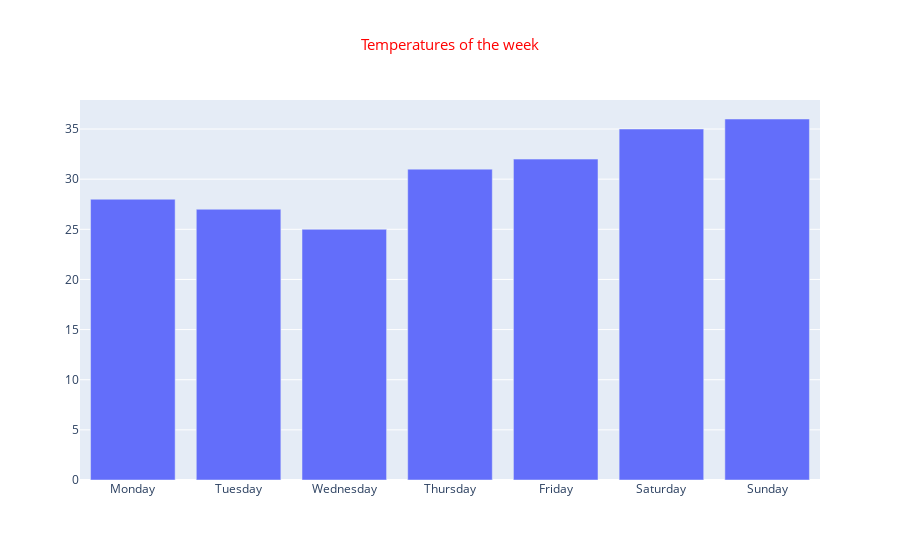

The cell this chart's notebook holds for it:
### Code cell
import plotly.graph_objects as go

figure_config = dict({
    'data': [{
        'type': 'bar',
        'x': ['Monday', 'Tuesday', 'Wednesday', 'Thursday', 'Friday', 'Saturday', 'Sunday'],
        'y': [28, 27, 25, 31, 32, 35, 36]
    }],
    'layout': {
        'title': {
            'text': 'Temperatures of the week',
            'x': 0.5,
            'font': {'color': 'red', 'size': 15}
        }
    }
})
fig = go.Figure(figure_config)
fig.show()

### Figure 1 — Plotly figure (JSON) as saved in the notebook; plotly's stock layout.template omitted (floating-point values rounded to 4 significant figures)
{"data": [{"type": "bar", "x": ["Monday", "Tuesday", "Wednesday", "Thursday", "Friday", "Saturday", "Sunday"], "y": [28, 27, 25, 31, 32, 35, 36]}], "layout": {"autosize": true, "title": {"font": {"color": "red", "size": 15}, "text": "Temperatures of the week", "x": 0.5}, "xaxis": {"autorange": true, "range": [-0.5, 6.5], "type": "category"}, "yaxis": {"autorange": true, "range": [0, 37.89], "type": "linear"}}}
